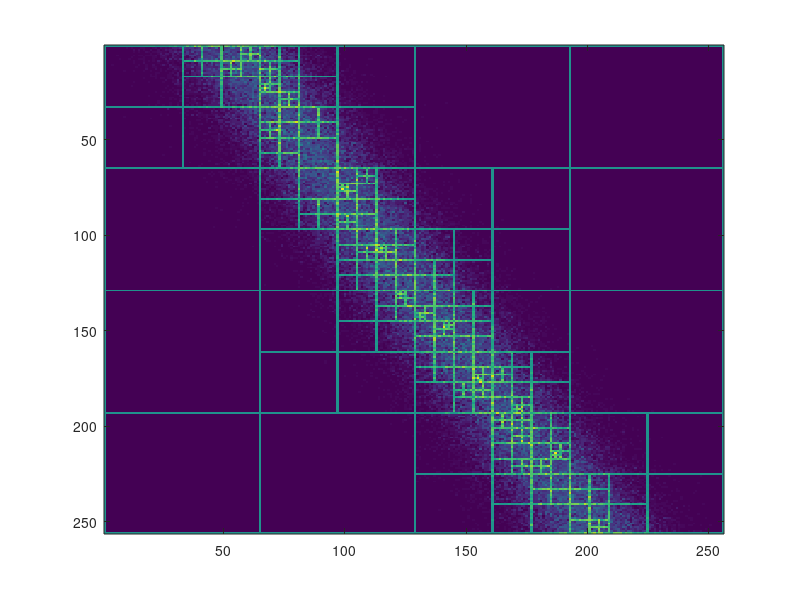

The MATLAB script that drew this image:
%% make synthetic data
clear
N=1e5; % # of events
x=rand(1,N);
y=x+randn(1,N)/10 ;
d=1/min([min(abs(diff(y(:)))) min(abs(diff(x(:))))]);

h=hist3([x(:) y(:)],[256,256]);

%%
S = qtdecomp(h,15); % sparse
blocks = zeros(size(S));
pow = 2.^(8:-1:0);
bt=[];
for n=1:numel(pow)
    numblocks = numel(find(S==pow(n)));
    if (numblocks > 0)
        values = ones(pow(n),pow(n),numblocks);%repmat(uint8(1),[dim dim numblocks]);
        values(2:pow(n),2:pow(n),:) = 0;
        blocks = qtsetblk(blocks,S,pow(n),values);
        
        [binvals,r,c] = qtgetblk(h,S,pow(n));
        btree{n}=squeeze(sum(sum(binvals)));
        bt=[bt ; squeeze(sum(sum(binvals)))];
    end
end

blocks(end,1:end) = 1;
blocks(1:end,end) = 1;
imagesc(blocks+h./max(h(:)))

%%
% pow= 2.^(8:-1:0)
% for n=1:numel(pow)
%
%      [vals,r,c] = qtgetblk(h,S,pow(n));
%      for n2=1:size(vals,3)
%          b{n}=sum(sum(vals(:,:,n2)))
%
%

%%


